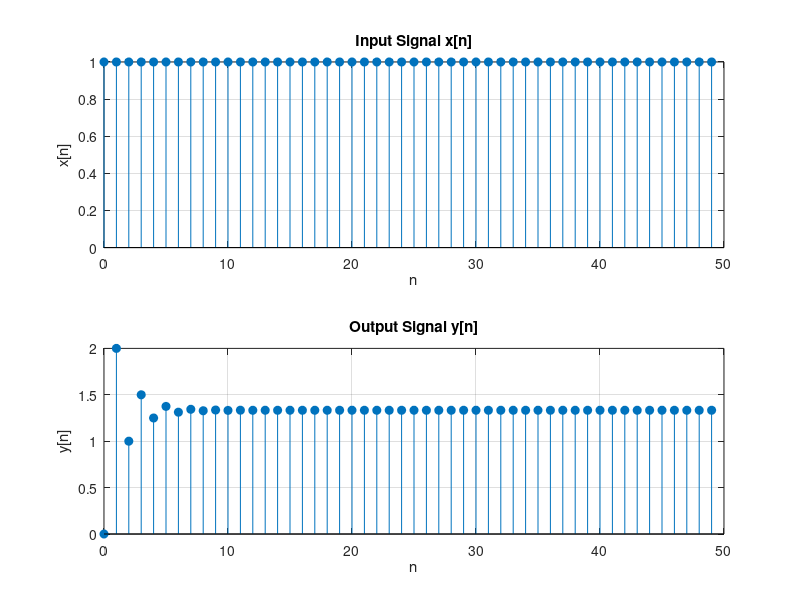

Here is the MATLAB script that generated this plot: (Note: this script raises an error after producing the figure.)
% MATLAB code to simulate the MIMO system: y[n+1] = -0.5y[n] + 2x[n]

% Parameters
N = 50; % Number of samples
x = ones(1, N); % Input signal (step input)
y = zeros(1, N); % Output signal

% Simulate the system
for n = 1:N-1
    y(n+1) = -0.5 * y(n) + 2 * x(n);
end

% Plot the results
figure;
subplot(2, 1, 1);
stem(0:N-1, x, 'filled');
title('Input Signal x[n]');
xlabel('n');
ylabel('x[n]');
grid on;

subplot(2, 1, 2);
stem(0:N-1, y, 'filled');
title('Output Signal y[n]');
xlabel('n');
ylabel('y[n]');
grid on;

% Enhance the layout
sgtitle('MIMO System Response');
